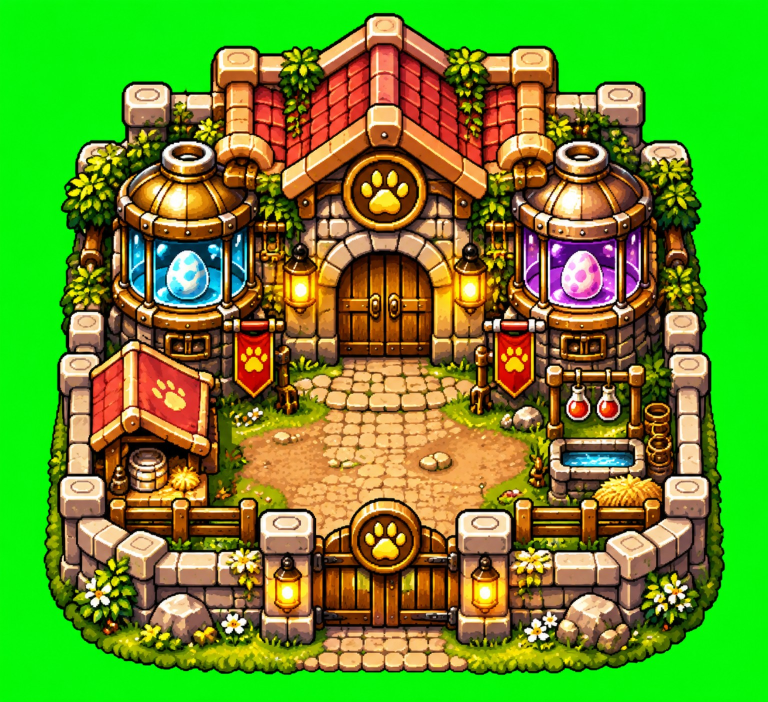
#> input picture assets/breeding-134/1000120235.png, 1536 x 1404 px (shown at 1/2 size); its folder holds 8 pictures in this run
$ python build-breeding-assets.py
#> lines starting #> are read from the running program, lines starting #| are printed output that depends on the picture
from pathlib import Path
from PIL import Image,ImageOps
import json,hashlib,statistics
import numpy as np
from scipy import ndimage
r=Path(__file__).resolve().parents[1];p=r/'assets/breeding-134'
def clean(im):
 im=im.convert('RGBA');out=[]
 for red,g,b,a in im.getdata():
  if g>180 and g-red>90 and g-b>90:a=0
  elif g>155 and g-red>65 and g-b>65:g=max(red,b)+25;a=min(a,145)
  out.append((red,g,b,a))
#> this loop made 2156544 passes
#> (red, b) on passes 1 to 12: (11, 15), (11, 15), (9, 15), (8, 15), (7, 12), (6, 12), (4, 12), (4, 12), (4, 12), (4, 12), (4, 12), (4, 12)
#> after the loop, out = 2156544 items
 im.putdata(out);return im
#> after `im.putdata(out)`:
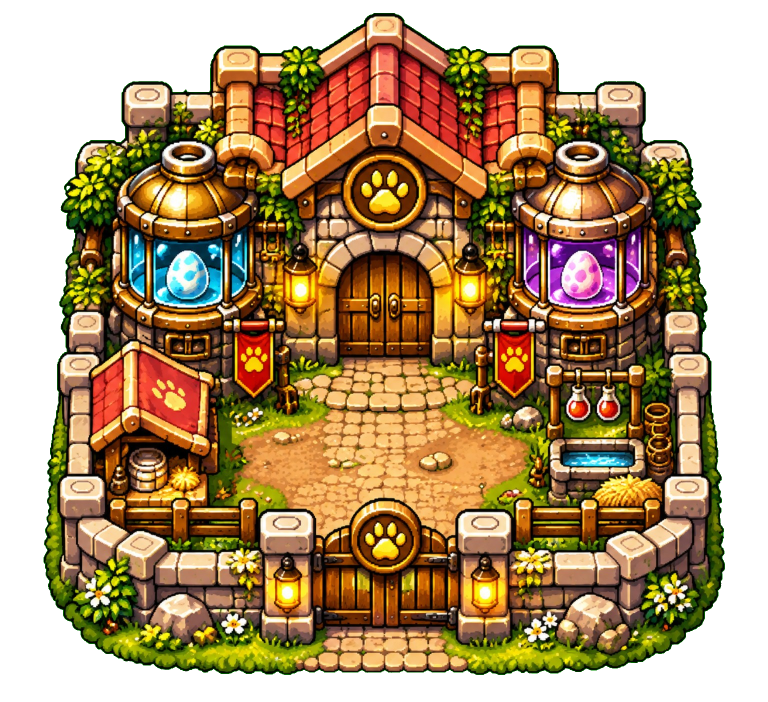
#> im: PIL image 1536x1404 RGBA (shown at 1/2 size); mean R, G, B, A 103.4, 146.5, 40.3, 181.9; transparent parts drawn white
out=clean(Image.open(p/'1000120235.png'));box=out.getbbox();out=out.crop(box);out.save(p/'exterior.webp',lossless=True)
#> after `box = out.getbbox()`: box = (87, 26, 1450, 1350)
#> after `out = out.crop(box)`:
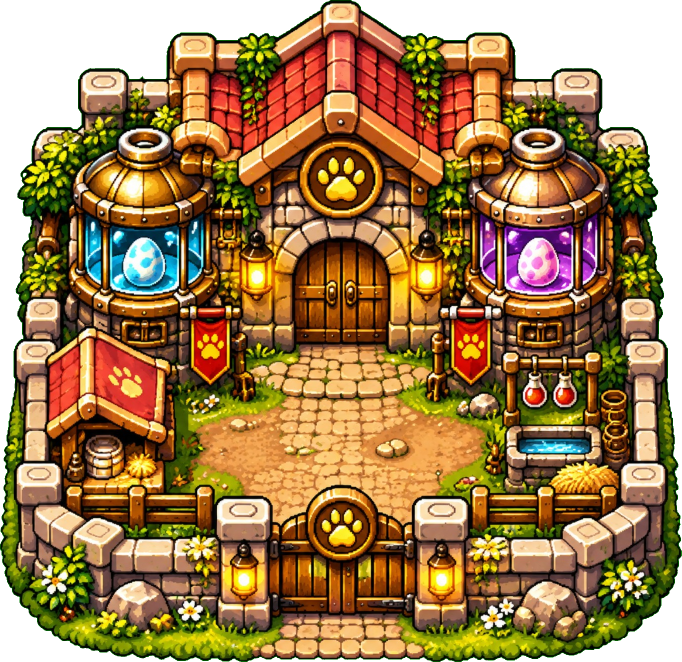
#> out: PIL image 1363x1324 RGBA (shown at 1/2 size); mean R, G, B, A 122.7, 126.5, 46.9, 217.4; transparent parts drawn white
Image.open(p/'1000120237.png').save(p/'interior.webp',lossless=True)
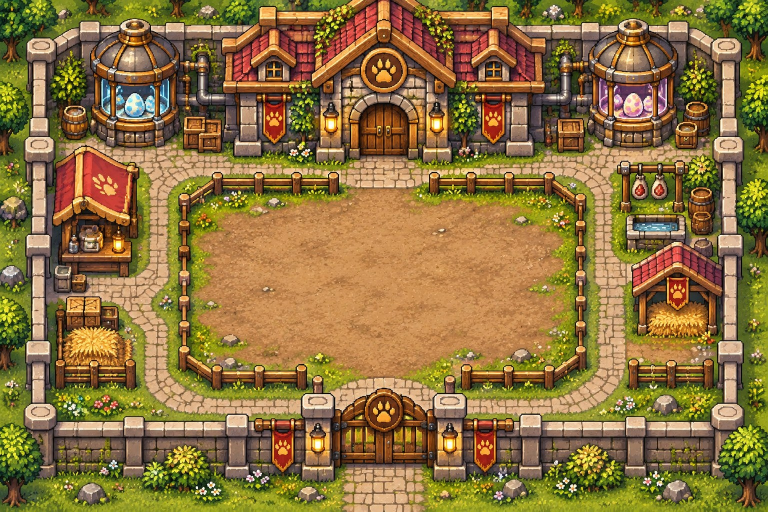
#> input picture assets/breeding-134/1000120237.png, 1536 x 1024 px (shown at 1/2 size)
#> (the run stopped early here; a loop or call above may not have finished)
